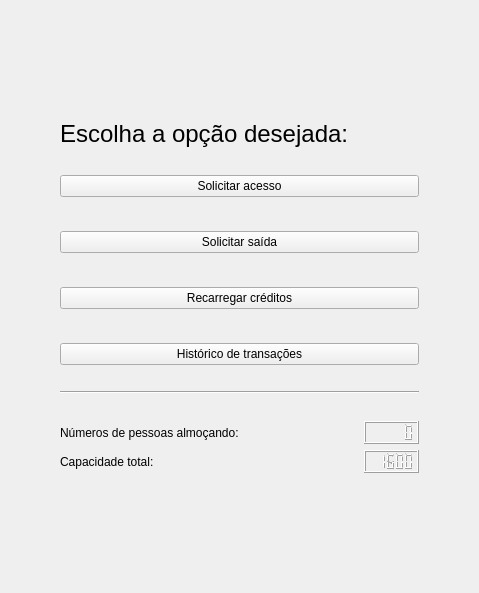
<?xml version="1.0" encoding="UTF-8"?>
<ui version="4.0">
 <class>OptionsHandler</class>
 <widget class="QWidget" name="OptionsHandler">
  <property name="windowModality">
   <enum>Qt::NonModal</enum>
  </property>
  <property name="geometry">
   <rect>
    <x>0</x>
    <y>0</y>
    <width>479</width>
    <height>593</height>
   </rect>
  </property>
  <property name="sizePolicy">
   <sizepolicy hsizetype="Fixed" vsizetype="Minimum">
    <horstretch>0</horstretch>
    <verstretch>0</verstretch>
   </sizepolicy>
  </property>
  <property name="acceptDrops">
   <bool>false</bool>
  </property>
  <property name="windowTitle">
   <string>Form</string>
  </property>
  <property name="autoFillBackground">
   <bool>false</bool>
  </property>
  <layout class="QVBoxLayout" name="verticalLayout_3">
   <property name="leftMargin">
    <number>60</number>
   </property>
   <property name="topMargin">
    <number>100</number>
   </property>
   <property name="rightMargin">
    <number>60</number>
   </property>
   <property name="bottomMargin">
    <number>100</number>
   </property>
   <item>
    <spacer name="verticalSpacer_7">
     <property name="orientation">
      <enum>Qt::Vertical</enum>
     </property>
     <property name="sizeHint" stdset="0">
      <size>
       <width>20</width>
       <height>14</height>
      </size>
     </property>
    </spacer>
   </item>
   <item>
    <layout class="QHBoxLayout" name="horizontalLayout_3">
     <item>
      <widget class="QLabel" name="label">
       <property name="font">
        <font>
         <pointsize>18</pointsize>
        </font>
       </property>
       <property name="text">
        <string>Escolha a opção desejada:</string>
       </property>
      </widget>
     </item>
     <item>
      <spacer name="horizontalSpacer_3">
       <property name="orientation">
        <enum>Qt::Horizontal</enum>
       </property>
       <property name="sizeHint" stdset="0">
        <size>
         <width>68</width>
         <height>20</height>
        </size>
       </property>
      </spacer>
     </item>
    </layout>
   </item>
   <item>
    <spacer name="verticalSpacer">
     <property name="orientation">
      <enum>Qt::Vertical</enum>
     </property>
     <property name="sizeHint" stdset="0">
      <size>
       <width>20</width>
       <height>5</height>
      </size>
     </property>
    </spacer>
   </item>
   <item>
    <layout class="QVBoxLayout" name="verticalLayout">
     <item>
      <layout class="QHBoxLayout" name="horizontalLayout_4">
       <item>
        <widget class="QPushButton" name="accessRequest">
         <property name="text">
          <string>Solicitar acesso</string>
         </property>
        </widget>
       </item>
      </layout>
     </item>
     <item>
      <spacer name="verticalSpacer_5">
       <property name="orientation">
        <enum>Qt::Vertical</enum>
       </property>
       <property name="sizeHint" stdset="0">
        <size>
         <width>17</width>
         <height>28</height>
        </size>
       </property>
      </spacer>
     </item>
     <item>
      <layout class="QHBoxLayout" name="horizontalLayout_5">
       <item>
        <widget class="QPushButton" name="outRequest">
         <property name="text">
          <string>Solicitar saída</string>
         </property>
        </widget>
       </item>
      </layout>
     </item>
     <item>
      <spacer name="verticalSpacer_3">
       <property name="orientation">
        <enum>Qt::Vertical</enum>
       </property>
       <property name="sizeHint" stdset="0">
        <size>
         <width>17</width>
         <height>28</height>
        </size>
       </property>
      </spacer>
     </item>
     <item>
      <layout class="QHBoxLayout" name="horizontalLayout_6">
       <item>
        <widget class="QPushButton" name="recharge">
         <property name="text">
          <string>Recarregar créditos</string>
         </property>
        </widget>
       </item>
      </layout>
     </item>
     <item>
      <spacer name="verticalSpacer_4">
       <property name="orientation">
        <enum>Qt::Vertical</enum>
       </property>
       <property name="sizeHint" stdset="0">
        <size>
         <width>17</width>
         <height>28</height>
        </size>
       </property>
      </spacer>
     </item>
     <item>
      <layout class="QHBoxLayout" name="horizontalLayout_7">
       <item>
        <widget class="QPushButton" name="historicTransaction">
         <property name="text">
          <string>Histórico de transações</string>
         </property>
        </widget>
       </item>
      </layout>
     </item>
    </layout>
   </item>
   <item>
    <spacer name="verticalSpacer_2">
     <property name="orientation">
      <enum>Qt::Vertical</enum>
     </property>
     <property name="sizeHint" stdset="0">
      <size>
       <width>20</width>
       <height>0</height>
      </size>
     </property>
    </spacer>
   </item>
   <item>
    <widget class="Line" name="line">
     <property name="orientation">
      <enum>Qt::Horizontal</enum>
     </property>
    </widget>
   </item>
   <item>
    <spacer name="verticalSpacer_6">
     <property name="orientation">
      <enum>Qt::Vertical</enum>
     </property>
     <property name="sizeHint" stdset="0">
      <size>
       <width>20</width>
       <height>5</height>
      </size>
     </property>
    </spacer>
   </item>
   <item>
    <layout class="QVBoxLayout" name="verticalLayout_2">
     <item>
      <layout class="QHBoxLayout" name="horizontalLayout_2">
       <item>
        <widget class="QLabel" name="label_2">
         <property name="text">
          <string>Números de pessoas almoçando:</string>
         </property>
        </widget>
       </item>
       <item>
        <spacer name="horizontalSpacer_2">
         <property name="orientation">
          <enum>Qt::Horizontal</enum>
         </property>
         <property name="sizeHint" stdset="0">
          <size>
           <width>48</width>
           <height>20</height>
          </size>
         </property>
        </spacer>
       </item>
       <item>
        <widget class="QLCDNumber" name="lcdNumber">
         <property name="sizePolicy">
          <sizepolicy hsizetype="Fixed" vsizetype="Fixed">
           <horstretch>0</horstretch>
           <verstretch>0</verstretch>
          </sizepolicy>
         </property>
         <property name="smallDecimalPoint">
          <bool>true</bool>
         </property>
        </widget>
       </item>
      </layout>
     </item>
     <item>
      <layout class="QHBoxLayout" name="horizontalLayout">
       <item>
        <widget class="QLabel" name="label_3">
         <property name="text">
          <string>Capacidade total:</string>
         </property>
        </widget>
       </item>
       <item>
        <spacer name="horizontalSpacer">
         <property name="orientation">
          <enum>Qt::Horizontal</enum>
         </property>
         <property name="sizeHint" stdset="0">
          <size>
           <width>78</width>
           <height>20</height>
          </size>
         </property>
        </spacer>
       </item>
       <item>
        <widget class="QLCDNumber" name="lcdNumber_2">
         <property name="sizePolicy">
          <sizepolicy hsizetype="Fixed" vsizetype="Fixed">
           <horstretch>0</horstretch>
           <verstretch>0</verstretch>
          </sizepolicy>
         </property>
         <property name="smallDecimalPoint">
          <bool>true</bool>
         </property>
         <property name="intValue" stdset="0">
          <number>1600</number>
         </property>
        </widget>
       </item>
      </layout>
     </item>
    </layout>
   </item>
   <item>
    <spacer name="verticalSpacer_8">
     <property name="orientation">
      <enum>Qt::Vertical</enum>
     </property>
     <property name="sizeHint" stdset="0">
      <size>
       <width>20</width>
       <height>15</height>
      </size>
     </property>
    </spacer>
   </item>
  </layout>
  <zorder>line</zorder>
  <zorder>verticalSpacer</zorder>
  <zorder>verticalSpacer_2</zorder>
  <zorder>verticalSpacer_6</zorder>
  <zorder>verticalSpacer_7</zorder>
  <zorder>verticalSpacer_8</zorder>
 </widget>
 <resources/>
 <connections/>
</ui>
